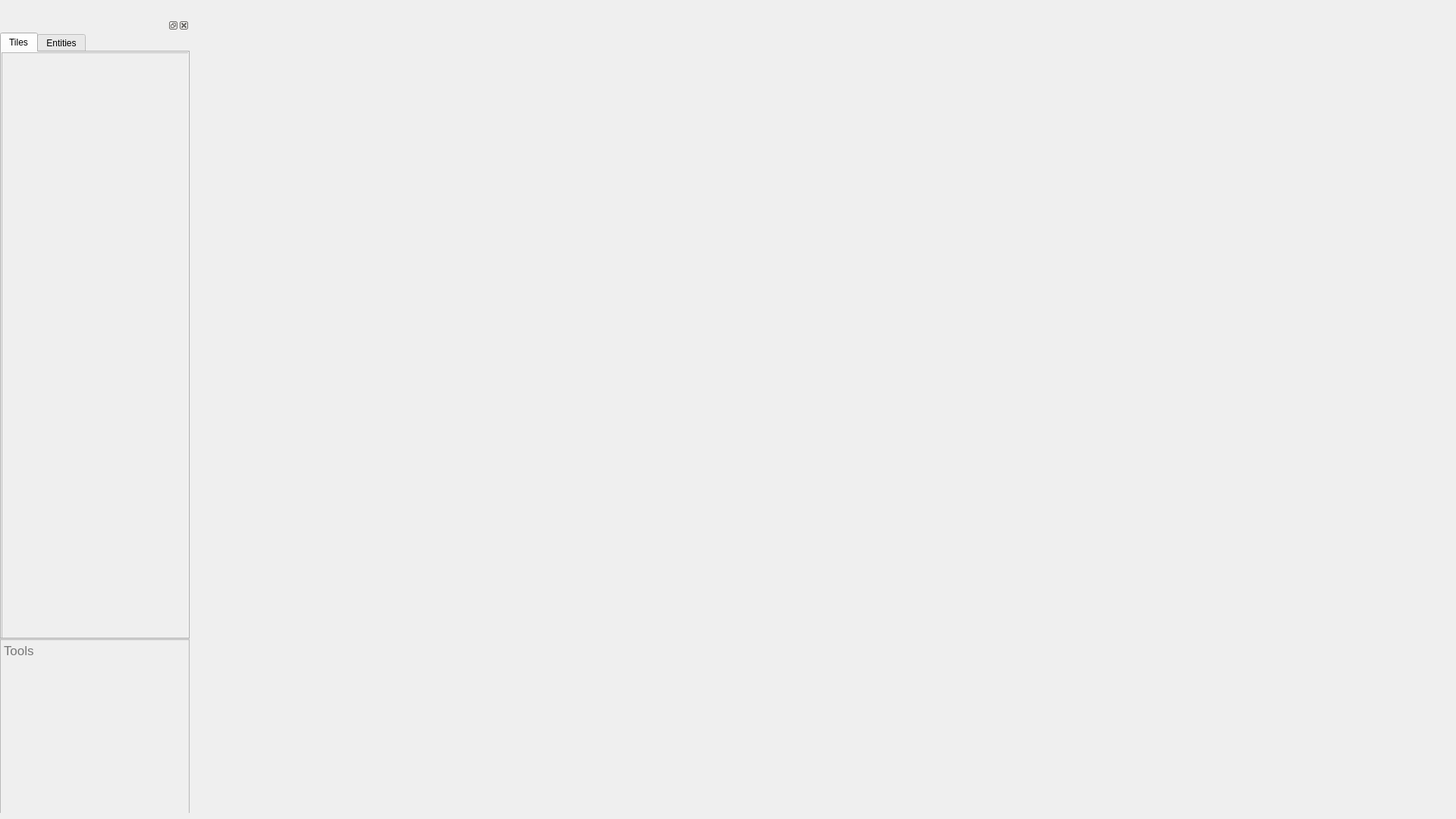
<?xml version="1.0" encoding="UTF-8"?>
<ui version="4.0">
 <class>MainWindow</class>
 <widget class="QMainWindow" name="MainWindow">
  <property name="geometry">
   <rect>
    <x>0</x>
    <y>0</y>
    <width>1920</width>
    <height>1080</height>
   </rect>
  </property>
  <property name="mouseTracking">
   <bool>true</bool>
  </property>
  <property name="windowTitle">
   <string>MainWindow</string>
  </property>
  <widget class="QWidget" name="file_settings_view_dropdowns">
   <widget class="QDockWidget" name="tiles_tools_dock">
    <property name="enabled">
     <bool>true</bool>
    </property>
    <property name="geometry">
     <rect>
      <x>0</x>
      <y>24</y>
      <width>250</width>
      <height>1048</height>
     </rect>
    </property>
    <property name="minimumSize">
     <size>
      <width>250</width>
      <height>100</height>
     </size>
    </property>
    <widget class="QWidget" name="tiles_tools_dock_contents">
     <widget class="QTabWidget" name="placement_items">
      <property name="geometry">
       <rect>
        <x>0</x>
        <y>0</y>
        <width>250</width>
        <height>800</height>
       </rect>
      </property>
      <property name="tabShape">
       <enum>QTabWidget::Rounded</enum>
      </property>
      <property name="currentIndex">
       <number>0</number>
      </property>
      <widget class="QWidget" name="Tiles">
       <attribute name="title">
        <string>Tiles</string>
       </attribute>
       <widget class="QScrollArea" name="Tiles_scollarea">
        <property name="geometry">
         <rect>
          <x>0</x>
          <y>0</y>
          <width>250</width>
          <height>800</height>
         </rect>
        </property>
        <property name="widgetResizable">
         <bool>true</bool>
        </property>
        <widget class="QWidget" name="Tiles_items">
         <property name="geometry">
          <rect>
           <x>0</x>
           <y>0</y>
           <width>248</width>
           <height>798</height>
          </rect>
         </property>
        </widget>
       </widget>
      </widget>
      <widget class="QWidget" name="Entities">
       <attribute name="title">
        <string>Entities</string>
       </attribute>
       <widget class="QScrollArea" name="Entities_scrollarea">
        <property name="geometry">
         <rect>
          <x>0</x>
          <y>0</y>
          <width>250</width>
          <height>800</height>
         </rect>
        </property>
        <property name="frameShadow">
         <enum>QFrame::Sunken</enum>
        </property>
        <property name="widgetResizable">
         <bool>true</bool>
        </property>
        <widget class="QWidget" name="Entities_items">
         <property name="geometry">
          <rect>
           <x>0</x>
           <y>0</y>
           <width>248</width>
           <height>798</height>
          </rect>
         </property>
        </widget>
       </widget>
      </widget>
     </widget>
     <widget class="QScrollArea" name="Tools_tab">
      <property name="geometry">
       <rect>
        <x>0</x>
        <y>800</y>
        <width>250</width>
        <height>280</height>
       </rect>
      </property>
      <property name="widgetResizable">
       <bool>true</bool>
      </property>
      <widget class="QWidget" name="scrollAreaWidgetContents">
       <property name="geometry">
        <rect>
         <x>0</x>
         <y>0</y>
         <width>248</width>
         <height>278</height>
        </rect>
       </property>
       <widget class="QTextBrowser" name="tools_displaytext">
        <property name="geometry">
         <rect>
          <x>0</x>
          <y>0</y>
          <width>50</width>
          <height>32</height>
         </rect>
        </property>
        <property name="palette">
         <palette>
          <active>
           <colorrole role="Base">
            <brush brushstyle="SolidPattern">
             <color alpha="0">
              <red>255</red>
              <green>255</green>
              <blue>255</blue>
             </color>
            </brush>
           </colorrole>
          </active>
          <inactive>
           <colorrole role="Base">
            <brush brushstyle="SolidPattern">
             <color alpha="0">
              <red>255</red>
              <green>255</green>
              <blue>255</blue>
             </color>
            </brush>
           </colorrole>
          </inactive>
          <disabled>
           <colorrole role="Base">
            <brush brushstyle="SolidPattern">
             <color alpha="255">
              <red>240</red>
              <green>240</green>
              <blue>240</blue>
             </color>
            </brush>
           </colorrole>
          </disabled>
         </palette>
        </property>
        <property name="font">
         <font>
          <pointsize>13</pointsize>
         </font>
        </property>
        <property name="acceptDrops">
         <bool>false</bool>
        </property>
        <property name="styleSheet">
         <string notr="true"> border: none;</string>
        </property>
        <property name="frameShadow">
         <enum>QFrame::Plain</enum>
        </property>
        <property name="lineWidth">
         <number>0</number>
        </property>
        <property name="lineWrapMode">
         <enum>QTextEdit::WidgetWidth</enum>
        </property>
        <property name="acceptRichText">
         <bool>true</bool>
        </property>
        <property name="cursorWidth">
         <number>0</number>
        </property>
        <property name="textInteractionFlags">
         <set>Qt::NoTextInteraction</set>
        </property>
        <property name="placeholderText">
         <string>Tools</string>
        </property>
       </widget>
      </widget>
     </widget>
    </widget>
   </widget>
  </widget>
 </widget>
 <resources/>
 <connections/>
</ui>
